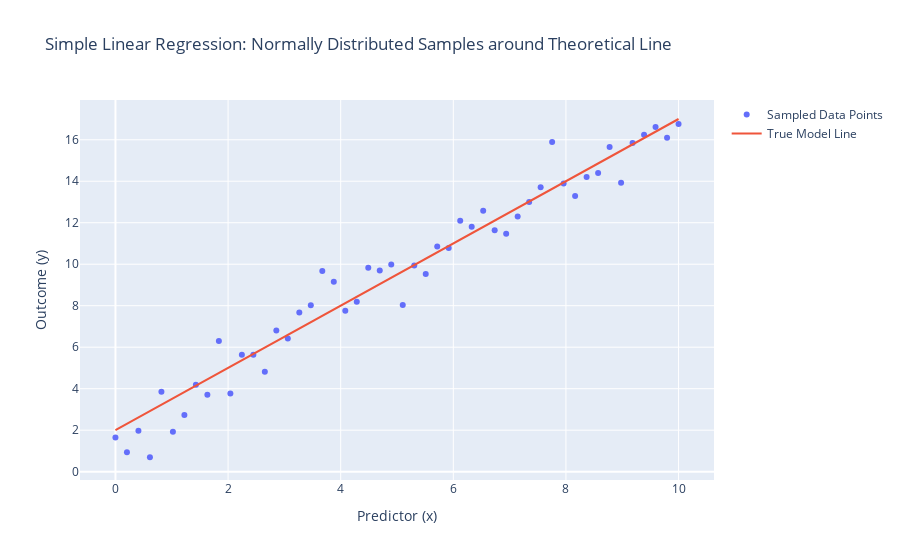

Write notebook code for a chart like this one.
### Markdown cell above
Given a predictor value, the expected y-value for that 𝑥𝑖 based on the linear model is 𝛽0 + 𝛽1𝑥𝑖. Since there exists the error term 𝜖𝑖, the observed 𝑌𝑖 value is usually different from this line. This makes each observed 𝑌𝑖 a random variable with its own normal distribution centered around 𝛽0 + 𝛽1𝑥𝑖 with standard deviation 𝜎 , where 𝜖𝑖∼N(0,𝜎2) and 𝑌𝑖∼N(𝛽0+𝛽1𝑥𝑖,𝜎2).

### Code cell
import numpy as np
import plotly.graph_objects as go
from scipy.stats import norm

n = 50           
beta0 = 2.0        
beta1 = 1.5        
sigma = 1.0        

x = np.linspace(0, 10, n)

errors = norm.rvs(loc=0, scale=sigma, size=n)

y = beta0 + beta1 * x + errors

fig = go.Figure()

fig.add_trace(go.Scatter(x=x, y=y, mode='markers', name='Sampled Data Points'))

fig.add_trace(go.Scatter(x=x, y=beta0 + beta1 * x, mode='lines', name='True Model Line'))

fig.update_layout(
    title="Simple Linear Regression: Normally Distributed Samples around Theoretical Line",
    xaxis_title="Predictor (x)",
    yaxis_title="Outcome (y)",
    showlegend=True
)

fig.show()

### Figure 1 — Plotly figure (JSON) as saved in the notebook; plotly's stock layout.template omitted (floating-point values rounded to 4 significant figures)
{"data": [{"mode": "markers", "name": "Sampled Data Points", "type": "scatter", "x": [0, 0.2041, 0.4082, 0.6122, 0.8163, 1.02, 1.224, 1.429, 1.633, 1.837, 2.041, 2.245, 2.449, 2.653, 2.857, 3.061, 3.265, 3.469, 3.673, 3.878, 4.082, 4.286, 4.49, 4.694, 4.898, 5.102, 5.306, 5.51, 5.714, 5.918, 6.122, 6.327, 6.531, 6.735, 6.939, 7.143, 7.347, 7.551, 7.755, 7.959, 8.163, 8.367, 8.571, 8.776, 8.98, 9.184, 9.388, 9.592, 9.796, 10], "y": [1.646, 0.9312, 1.969, 0.695, 3.85, 1.929, 2.732, 4.195, 3.709, 6.298, 3.768, 5.634, 5.634, 4.811, 6.809, 6.42, 7.67, 8.028, 9.673, 9.153, 7.753, 8.189, 9.834, 9.696, 9.987, 8.036, 9.935, 9.527, 10.85, 10.78, 12.09, 11.81, 12.58, 11.64, 11.46, 12.3, 13.0, 13.71, 15.89, 13.9, 13.29, 14.21, 14.39, 15.64, 13.93, 15.84, 16.24, 16.62, 16.1, 16.76]}, {"mode": "lines", "name": "True Model Line", "type": "scatter", "x": [0, 0.2041, 0.4082, 0.6122, 0.8163, 1.02, 1.224, 1.429, 1.633, 1.837, 2.041, 2.245, 2.449, 2.653, 2.857, 3.061, 3.265, 3.469, 3.673, 3.878, 4.082, 4.286, 4.49, 4.694, 4.898, 5.102, 5.306, 5.51, 5.714, 5.918, 6.122, 6.327, 6.531, 6.735, 6.939, 7.143, 7.347, 7.551, 7.755, 7.959, 8.163, 8.367, 8.571, 8.776, 8.98, 9.184, 9.388, 9.592, 9.796, 10], "y": [2, 2.306, 2.612, 2.918, 3.224, 3.531, 3.837, 4.143, 4.449, 4.755, 5.061, 5.367, 5.673, 5.98, 6.286, 6.592, 6.898, 7.204, 7.51, 7.816, 8.122, 8.429, 8.735, 9.041, 9.347, 9.653, 9.959, 10.27, 10.57, 10.88, 11.18, 11.49, 11.8, 12.1, 12.41, 12.71, 13.02, 13.33, 13.63, 13.94, 14.24, 14.55, 14.86, 15.16, 15.47, 15.78, 16.08, 16.39, 16.69, 17]}], "layout": {"showlegend": true, "title": {"text": "Simple Linear Regression: Normally Distributed Samples around Theoretical Line"}, "xaxis": {"title": {"text": "Predictor (x)"}}, "yaxis": {"title": {"text": "Outcome (y)"}}}}
